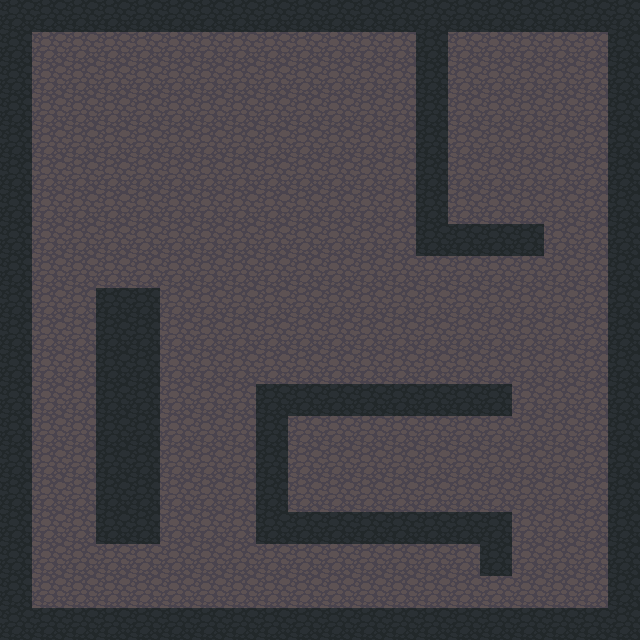

The image is a tile-based game level rendered from a .tmx file. Its description and complete source (layers, tilesets, objects, tile grids) follow:
An orthogonal 20x20 tile map with 32x32 px tiles, 1 tile layer (Tile Layer 1).

<map version="1.0" tiledversion="1.0.3" orientation="orthogonal" renderorder="right-down" width="20" height="20" tilewidth="32" tileheight="32" nextobjectid="1">
 <tileset firstgid="1" source="new1.tsx" />
 <layer name="Tile Layer 1" width="20" height="20">
  <data encoding="csv">
107,107,107,107,107,107,107,107,107,107,107,107,107,107,107,107,107,107,107,107,
107,110,110,110,110,110,110,110,110,110,110,110,110,107,110,110,110,110,110,107,
107,110,110,110,110,110,110,110,110,110,110,110,110,107,110,110,110,110,110,107,
107,110,110,110,110,110,110,110,110,110,110,110,110,107,110,110,110,110,110,107,
107,110,110,110,110,110,110,110,110,110,110,110,110,107,110,110,110,110,110,107,
107,110,110,110,110,110,110,110,110,110,110,110,110,107,110,110,110,110,110,107,
107,110,110,110,110,110,110,110,110,110,110,110,110,107,110,110,110,110,110,107,
107,110,110,110,110,110,110,110,110,110,110,110,110,107,107,107,107,110,110,107,
107,110,110,110,110,110,110,110,110,110,110,110,110,110,110,110,110,110,110,107,
107,110,110,107,107,110,110,110,110,110,110,110,110,110,110,110,110,110,110,107,
107,110,110,107,107,110,110,110,110,110,110,110,110,110,110,110,110,110,110,107,
107,110,110,107,107,110,110,110,110,110,110,110,110,110,110,110,110,110,110,107,
107,110,110,107,107,110,110,110,107,107,107,107,107,107,107,107,110,110,110,107,
107,110,110,107,107,110,110,110,107,110,110,110,110,110,110,110,110,110,110,107,
107,110,110,107,107,110,110,110,107,110,110,110,110,110,110,110,110,110,110,107,
107,110,110,107,107,110,110,110,107,110,110,110,110,110,110,110,110,110,110,107,
107,110,110,107,107,110,110,110,107,107,107,107,107,107,107,107,110,110,110,107,
107,110,110,110,110,110,110,110,110,110,110,110,110,110,110,107,110,110,110,107,
107,110,110,110,110,110,110,110,110,110,110,110,110,110,110,110,110,110,110,107,
107,107,107,107,107,107,107,107,107,107,107,107,107,107,107,107,107,107,107,107
</data>
 </layer>
</map>
